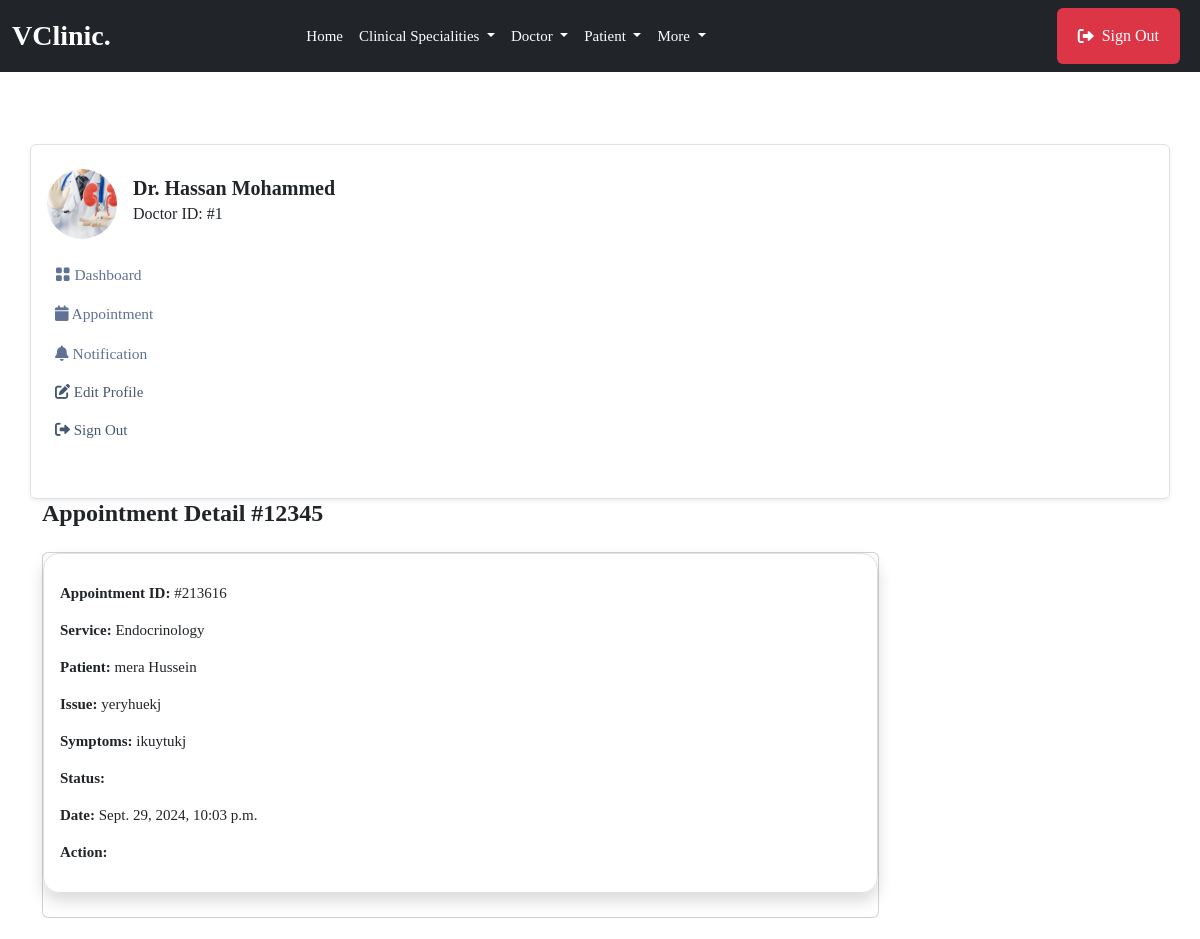
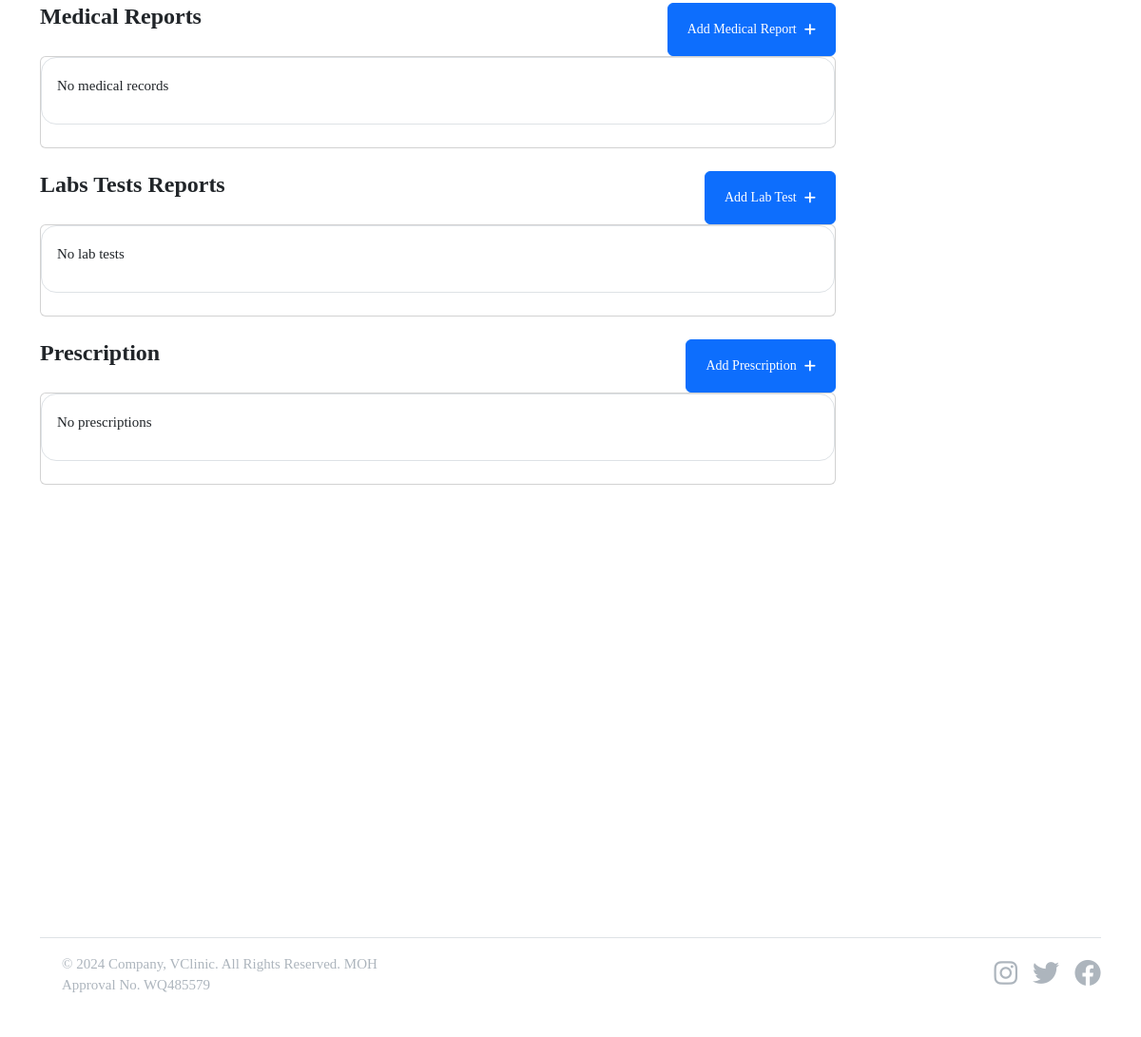
The app's page /doctor/appointments/213616/ (signed in) with its own data (2 pictures, top to bottom).
### userauthapp/models.py (models this page shows, shortened)
class User(AbstractUser):       # override default user model
    email = models.EmailField(unique=True)
    username = models.CharField(max_length=100, null=True, blank=True)
    user_type = models.CharField(max_length=50, choices=USER_TYPE, null=True, blank=True, default=None)
    USERNAME_FIELD = "email"
    REQUIRED_FIELDS = ['username']

### doctorapp/models.py (models this page shows, shortened)
class Doctor(models.Model):         #create a new model from scratch
    user = models.OneToOneField(userauth_models.User, on_delete=models.CASCADE)  #when we delete this user , we delete doctor, there should be only one doctor that has one user model
    image = models.FileField(upload_to='images', blank=True, null=True)
    full_name = models.CharField(max_length=100, blank=True, null=True)
    mobile = models.CharField(max_length=15, blank=True, null=True)
    country = models.CharField(max_length=100, null=True, blank=True)
    bio = models.CharField(max_length=100, null=True, blank=True)
    specializations = models.CharField(max_length=100, null=True, blank=True)
    qualifications = models.CharField(max_length=100, null=True, blank=True)
    years_of_experience = models.CharField(max_length=100, null=True, blank=True)
    next_available_appointment_date = models.DateTimeField(default=timezone.now, null=True, blank=True)

### mainapp/models.py (models this page shows, shortened)
class Appointment(models.Model):
    STATUS = [
        ('Scheduled', 'Scheduled'),
        ('Completed', 'Completed'),
        ('Pending', 'Pending'),
        ('Cancelled', 'Cancelled')
    ]
    service = models.ForeignKey(Service, on_delete=models.SET_NULL, null=True, blank=True, related_name='service_appointments')
    doctor = models.ForeignKey(doctor_models.Doctor, on_delete=models.SET_NULL, null=True, blank=True, related_name='doctor_appointments')
    patient = models.ForeignKey(patient_models.Patient, on_delete=models.SET_NULL, null=True, blank=True, related_name='appointments_patient')
    appointment_date = models.DateTimeField(null=True, blank=True)
    issues = models.TextField(blank=True, null=True)
    symptoms = models.TextField(blank=True, null=True)
    appointment_id = ShortUUIDField(length=6, max_length=10, alphabet="1234567890")
    appointment_status = models.CharField(max_length=120, choices=STATUS)

class Service(models.Model):
    image = models.FileField(upload_to="images", null=True, blank=True)
    name = models.CharField(max_length=255)         # name of clinical specialitis
    description = models.TextField(blank=True, null=True)       # description of clinical specialitis
    cost = models.DecimalField(max_digits=10, decimal_places=2)         # How mush the clinical specialitis cost
    available_doctors = models.ManyToManyField(doctor_models.Doctor, blank=True)        #every clinical specialitis have many doctors

### patientapp/models.py (models this page shows, shortened)
class Patient(models.Model):         #create a new model from scratch
    user = models.OneToOneField(userauth_models.User, on_delete=models.CASCADE)  #when we delete this user , we delete doctor, there should be only one doctor that has one user model
    image = models.FileField(upload_to='images', blank=True, null=True)
    full_name = models.CharField(max_length=100, blank=True, null=True)
    mobile = models.CharField(max_length=15, blank=True, null=True)
    address = models.CharField(max_length=100, null=True, blank=True)
    email = models.CharField(max_length=100, null=True, blank=True)
    gender = models.CharField(max_length=100, null=True, blank=True)
    blood_group = models.CharField(max_length=100, null=True, blank=True)
    date_of_birth= models.DateTimeField(default=timezone.now, null=True, blank=True)

### doctorapp/views.py (the view)
# urls.py: path("appointments/<appointment_id>/", views.appointment_detail, name="appointment_detail"),
@login_required
def appointment_detail(request, appointment_id):
    doctor = doctor_models.Doctor.objects.get(user=request.user)
    appointment = base_models.Appointment.objects.get(appointment_id=appointment_id, doctor=doctor)
    medical_records = base_models.MedicalRecord.objects.filter(appointment=appointment)
    lab_tests = base_models.LabTest.objects.filter(appointment=appointment)
    prescriptions = base_models.Prescription.objects.filter(appointment=appointment)
    context = {
        "appointment": appointment,
        "medical_records": medical_records,
        "lab_tests": lab_tests,
        "prescriptions": prescriptions,
    }
    return render(request, "doctorapp/appointment_detail.html", context)

### templates/doctorapp/appointment_detail.html (shortened to what this page needs)
{% extends 'partials/base.html' %} {% block content %}
<section class="pt-5 pb-5">
    <div class="container">
        <div class="row mt-0 mt-md-4">
            {% include 'doctorapp/sidebar.html' %}
            <div class="col-lg-9 col-md-8 col-12">
                <h4 class="mb-0 mb-4 fw-bold">Appointment Detail #12345</h4>
                <div class="card mb-4">
                    <div class="shadow border p-3 mb-4 rounded-4">
                        <p>
                            <a>
                                <p><span class="fw-semibold text-dark">Appointment ID:</span> #{{appointment.appointment_id}}</p>
                                <p><span class="fw-semibold text-dark">Service:</span> {{appointment.service.name}}</p>
                                <p><span class="fw-semibold text-dark">Patient:</span> {{appointment.patient.full_name}}</p>
                                <p><span class="fw-semibold text-dark">Issue:</span> {{appointment.issues}}</p>
                                <p><span class="fw-semibold text-dark">Symptoms:</span> {{appointment.symptoms}}</p>
                                <p><span class="fw-semibold text-dark">Status:</span> {{appointment.status}}</p>
                                <p><span class="fw-semibold text-dark">Date:</span> {{appointment.appointment_date}}</p>
                                <p>
                                    <span class="fw-semibold text-dark">Action:</span>
                                </p>
                            </a>
                        </p>
                    </div>
                </div>
                <div id="medical-report">
                    <div class="d-flex justify-content-between">
                        <h4 class="mb-0 mb-4 fw-bold">Medical Reports</h4>
                        <button class="btn btn-primary btn-sm" type="button" data-bs-toggle="collapse" data-bs-target="#collapseMedicalReport" aria-expanded="false" aria-controls="collapseMedicalReport">Add Medical Report <i class="fas fa-plus ms-2"></i></button>
                    </div>
                    <div class="card mb-4">
                        <div class="border p-3 mb-4 rounded-4">
                            {% for m in medical_records %}
                            <div class="shadow p-3 rounded-4 mb-3">
                                <p><span class="fw-semibold text-dark">Diagnosis:</span> {{m.diagnosis}}</p>
                                <p><span class="fw-semibold text-dark">Treatment:</span> {{m.treatment}}</p>
                                <button class="btn btn-dark btn-sm" type="button" data-bs-toggle="collapse" data-bs-target="#collapseMedicalRecord{{m.id}}" aria-expanded="false" aria-controls="collapseMedicalRecord{{m.id}}">Edit <i class="fas fa-edit ms-2"></i></button>
                                <div class="collapse mt-3" id="collapseMedicalRecord{{m.id}}">
                                    <div class="border p-3 rounded-4">
                                        <form action="{% url 'doctorapp:edit_medical_report' appointment.appointment_id m.id %}" method="POST">
                                            {% csrf_token %}
                                            <input type="text" class="form-control mb-3" value="{{m.diagnosis}}" name="diagnosis" placeholder="Diagnosis" />
                                            <input type="text" class="form-control mb-3" value="{{m.treatment}}" name="treatment" placeholder="Treatment" />
                                            <button type="submit" class="btn btn-secondary btn-sm">Save Changes <i class="fas fa-save ms-2"></i></button>
                                        </form>
                                    </div>
                                </div>
                            </div>
                            {% empty %}
                            <p>No medical records</p>
                            {% endfor %}
                        </div>
                    </div>
                </div>
                <div id="lab-test">
                    <div class="d-flex justify-content-between">
                        <h4 class="mb-0 mb-4 fw-bold">Labs Tests Reports</h4>
                        <button class="btn btn-primary btn-sm" type="button" data-bs-toggle="collapse" data-bs-target="#collapseLabTest" aria-expanded="false" aria-controls="collapseLabTest">Add Lab Test <i class="fas fa-plus ms-2"></i></button>
                    </div>
                    <div class="card mb-4">
                        <div class="border p-3 mb-4 rounded-4">
                            {% for l in lab_tests %}
                            <div class="shadow p-3 rounded-4 mb-3">
                                <p><span class="fw-semibold text-dark">Test Name:</span> {{l.test_name}}t</p>
                                <p><span class="fw-semibold text-dark">Description:</span> {{l.description}}</p>
                                <p><span class="fw-semibold text-dark">Result:</span> {{l.result|default:"Not added yet"}}</p>
                                <button class="btn btn-dark btn-sm" type="button" data-bs-toggle="collapse" data-bs-target="#collapseLabTest{{l.id}}" aria-expanded="false" aria-controls="collapseLabTest{{l.id}}">Edit <i class="fas fa-edit ms-2"></i></button>
                                <div class="collapse mt-3" id="collapseLabTest{{l.id}}">
                                    <div class="border p-3 rounded-4">
                                        <form action="{% url 'doctorapp:edit_lab_test' appointment.appointment_id l.id %}" method="POST">
                                            {% csrf_token %}
                                            <input type="text" class="form-control mb-3" value="{{l.test_name}}" name="test_name" placeholder="Test name" />
                                            <input type="text" class="form-control mb-3" value="{{l.description}}" name="description" placeholder="Description" />
                                            <textarea name="result" class="form-control" id="" placeholder="Lab Result">{{ l.result }}</textarea>
                                            <button type="submit" class="btn btn-secondary btn-sm">Save Changes <i class="fas fa-save ms-2"></i></button>
                                        </form>
                                    </div>
                                </div>
                            </div>
                            {% empty %}
                            <p>No lab tests</p>
                            {% endfor %}
                        </div>
                    </div>
                </div>
                <div class="d-flex justify-content-between">
                    <h4 class="mb-0 mb-4 fw-bold">Prescription</h4>
                    <button class="btn btn-primary btn-sm" type="button" data-bs-toggle="collapse" data-bs-target="#collapsePrescription" aria-expanded="false" aria-controls="collapsePrescription">Add Prescription <i class="fas fa-plus ms-2"></i></button>
                </div>
                <div class="card mb-4">
                    <div class="border p-3 mb-4 rounded-4">
                        {% for p in prescriptions %}
                        <div class="shadow p-3 rounded-4 mb-3">
                            <p><span class="fw-semibold text-dark">Medications:</span> {{p.medications}}</p>
                            <button class="btn btn-dark btn-sm" type="button" data-bs-toggle="collapse" data-bs-target="#collapsePrescription1" aria-expanded="false" aria-controls="collapsePrescription1">Edit <i class="fas fa-edit ms-2"></i></button>
                            <div class="collapse mt-3" id="collapsePrescription1">
                                <div class="border p-3 rounded-4">
                                    <form action="{% url 'doctorapp:edit_prescription' appointment.appointment_id p.id %}" method="POST">
                                        {% csrf_token %}
                                        <input type="text" class="form-control mb-3" name="medications" value="{{p.medications}}" placeholder="Medications" />
                                        <button type="submit" class="btn btn-secondary btn-sm">Save Changes <i class="fas fa-save ms-2"></i></button>
                                    </form>
                                </div>
                            </div>
                        </div>
                        {% empty %}
                        <p>No prescriptions</p>
                        {% endfor %}
                    </div>
                </div>
            </div>
        </div>
</section>
{% endblock content %}

### templates/doctorapp/sidebar.html (shortened to what this page needs)
    <nav class="navbar navbar-expand-md shadow-sm mb-4 mb-lg-0 sidenav border rounded">
        <div class="collapse navbar-collapse p-3" id="sidenav">
            <div class="navbar-nav flex-column">
                <div class="d-flex align-items-center mb-3">
                    {% if request.user.doctor.image %}
                        <img src="{{request.user.doctor.image.url}}" alt="avatar" class="rounded-circle avatar-xl" style="width: 70px; height: 70px; object-fit: cover" />
                    {% endif %}
                    <div class="ms-3">
                        <h5 class="mb-0 fw-bold">Dr. {{request.user.doctor.full_name}}</h5>
                        <p class="mb-1 fs-6">Doctor ID: #{{request.user.doctor.id}}</p>
                    </div>
                </div>
                <ul class="list-unstyled ms-n2 mb-4">
                    <li class="nav-item">
                        <a class="dropdown-item nav-link" href="{% url 'doctorapp:dashboard' %}"><i class="bi bi-grid-fill"></i> Dashboard</a>
                    </li>
                    <li class="nav-item">
                        <a class="dropdown-item nav-link" href="{% url 'doctorapp:appointments' %}"><i class="fas fa-calendar"></i> Appointment</a>
                    </li>
                    <li class="nav-item">
                        <a class="dropdown-item nav-link" href="{% url 'doctorapp:notifications' %}"><i class="fas fa-bell"></i> Notification</a>
                    </li>
                    <li class="nav-item">
                        <a class="nav-link" href="{% url 'doctorapp:profile' %}"> <i class="fas fa-edit"></i> Edit Profile </a>
                    </li>
                    <li class="nav-item">
                        <a class="nav-link" href="{% url 'userauthapp:sign-out' %}"> <i class="fas fa-sign-out-alt"></i> Sign Out </a>
                    </li>
                </ul>
            </div>
        </div>
    </nav>
</div>

### static/assets/css/style.css (style rules this page uses)
body { background: #ffffff; color: var(--bs-body-color); font-size: 15px; font-family: var(--body-font-family); margin: 0; overflow-x: hidden !important; font-weight: 400; }
.p, p { line-height: 1.8; color: var(--paragraphColor); }
a { text-decoration: none; color: #022f5d; }
.nav-link { color: #455873; }
section { padding: 80px 0 80px; }
h1, h2, h3, h4, h5, h6 { color: var(--headingColor); font-weight: 700; font-family: var(heading-font-family); }
.btn { padding: 10px 20px; height: 56px; display: inline-flex; align-items: center; justify-content: center; cursor: pointer; transition: all ease 0.4s; border-radius: 0.375rem; overflow: hidden; animation-delay: 0.7s; animation-duration: 0.5s; position: relative; }
.btn::after { background-color: rgba(255, 255, 255, 0.76); content: ""; height: 150px; left: -75px; position: absolute; top: -35px; transform: rotate(35deg); transition: all 1600ms cubic-bezier(0.19, 1, 0.22, 1); width: 40px; opacity: 0; }
p, ul, ol, dl, dt, dd, blockquote, address { margin: 0 0 10px; }
.dropdown-item { padding: 8px 1rem; color: #607394; font-size: 15.5px; }
.bi { width: 1em; height: 1em; fill: currentcolor; }
.nav-dropdown, .nav-menu, ul { list-style: none; }

### records on screen
User: user.doctor.image (picture), user.doctor.full_name "Hassan Mohammed", user.doctor.id "1"
Appointment: appointment_id "213616", service.name "Endocrinology", patient.full_name "mera Hussein", issues "yeryhuekj", symptoms "ikuytukj", appointment_date "Sept. 29, 2024, 10:03 p.m."
